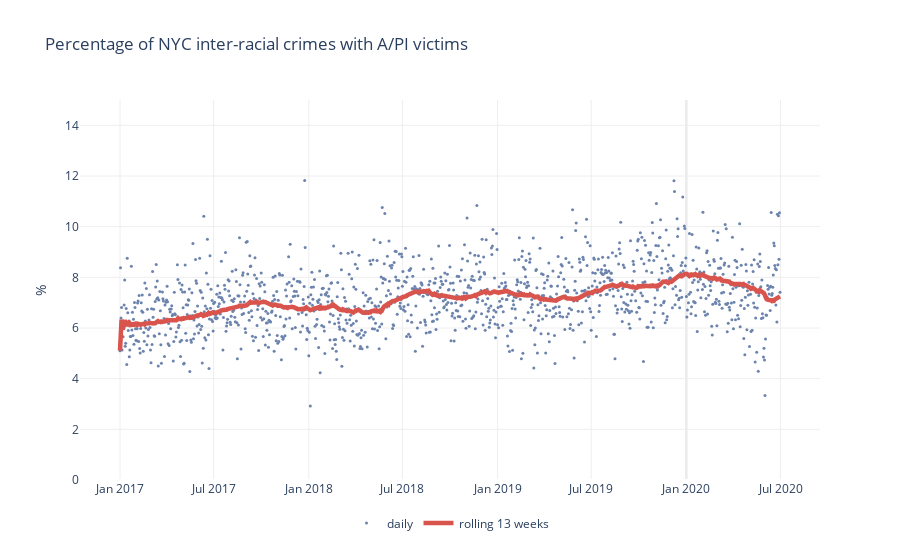

Here is the notebook cell this chart was saved with:
### Markdown cell above
# Fancy plot

### Code cell
fig = go.Figure(
    data=[
        go.Scatter(
            x=proportions_daily.index,
            y=proportions_daily.values * 1e2,
            mode='markers',
            opacity=0.75,
            marker=dict(
                size=3,
            ),
            marker_color=sns.xkcd_rgb["denim blue"],
            name="daily",
        ),
        go.Scatter(
            x=proportions_rolling.index,
            y=proportions_rolling.values * 1e2,
            mode='lines',
            opacity=1.0,
            line=dict(
                width=4.5,
            ),
            marker_color=sns.xkcd_rgb["pale red"],
            name=f"rolling {HORIZON.days // 7} weeks",
        ),
    ]
)
fig.update_layout(
    title="Percentage of NYC inter-racial crimes with A/PI victims",
    xaxis=dict(
        gridcolor="#eee",
    ),
    yaxis=dict(
        gridcolor="#eee",
        range=(0, 15),
        title="%",
    ),
    paper_bgcolor="rgba(0, 0, 0, 0)",
    plot_bgcolor="rgba(0, 0, 0, 0)",
    shapes=[dict(
        type='line',
        yref='paper', 
        y0=0, 
        y1=1,
        xref='x', 
        x0=pd.Timestamp(CHANGEPOINT), 
        x1=pd.Timestamp(CHANGEPOINT),
        line_color="#ddd",
        layer="below",
    )],
    legend=dict(
        orientation="h",
        yanchor="top",
        y=-0.075,
        xanchor="center",
        x=0.5,
    ),
)
fig.show()

### Figure 1 — Plotly figure (JSON) as saved in the notebook; plotly's stock layout.template omitted (floating-point values rounded to 4 significant figures; data arrays with more than 128 entries replaced by an {"elided": "..."} marker saying what was removed)
{"data": [{"marker": {"color": "#3b5b92", "size": 3}, "mode": "markers", "name": "daily", "opacity": 0.75, "type": "scatter", "x": {"elided": "1277 str values"}, "y": {"elided": "1277 float values"}}, {"line": {"width": 4.5}, "marker": {"color": "#d9544d"}, "mode": "lines", "name": "rolling 13 weeks", "opacity": 1, "type": "scatter", "x": {"elided": "1277 str values"}, "y": {"elided": "1277 float values"}}], "layout": {"legend": {"orientation": "h", "x": 0.5, "xanchor": "center", "y": -0.075, "yanchor": "top"}, "paper_bgcolor": "rgba(0, 0, 0, 0)", "plot_bgcolor": "rgba(0, 0, 0, 0)", "shapes": [{"layer": "below", "line": {"color": "#ddd"}, "type": "line", "x0": "2020-01-01T00:00:00", "x1": "2020-01-01T00:00:00", "xref": "x", "y0": 0, "y1": 1, "yref": "paper"}], "title": {"text": "Percentage of NYC inter-racial crimes with A/PI victims"}, "xaxis": {"gridcolor": "#eee"}, "yaxis": {"gridcolor": "#eee", "range": [0, 15], "title": {"text": "%"}}}}
